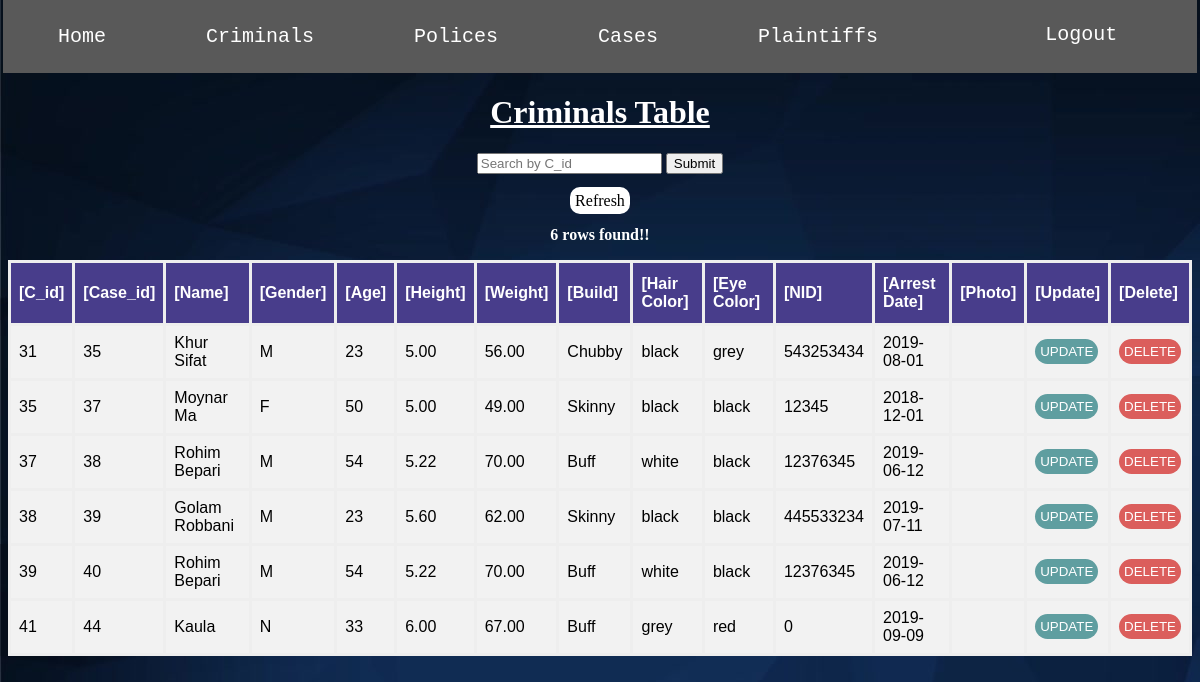
The page /public_html/tableCriminal.php (signed in) on the database its author committed.
### tables this page shows
CREATE TABLE `criminals` (
  `C_id` int(11) NOT NULL,
  `Case_id` int(11) DEFAULT NULL,
  `C_name` varchar(100) NOT NULL,
  `Gender` enum('M','F','N') NOT NULL,
  `Age` int(2) NOT NULL,
  `Height` double(3,2) NOT NULL,
  `Weight` double(5,2) NOT NULL,
  `Build` enum('Buff','Skinny','Chubby') NOT NULL,
  `Hair_color` varchar(20) NOT NULL,
  `Eye_color` varchar(20) NOT NULL,
  `NID` int(11) NOT NULL,
  `Arrest_date` date NOT NULL,
  `C_photo` blob DEFAULT NULL
);

### public_html/tableCriminal.php (the view, shortened to what this page needs)
<?php
    require 'nav.php';
    require 'database_config/connection.php';
    if( @$_GET['criminals'] === 'search' ){
        $table_sql = "SELECT * FROM criminals WHERE C_id=".$_POST['C_id'].";";
    }
    else{
        $table_sql = "SELECT * FROM criminals;";
    }
    $rows = mysqli_query($conn, $table_sql);
    $totalrows = mysqli_num_rows($rows);
?>
<!DOCTYPE html>
<html>
<head>
    <link rel="stylesheet" href="style-sheets/mystyle_table.css" type="text/css">
</head>
<body>
    <h1><u>Criminals Table</u></h1>
    <center>
        <form action="tableCriminal.php?criminals=search" method="post">
            <input name="C_id" type=number placeholder="Search by C_id" required>
            <input name="srch" type=submit>
            <br><br>
            <a id="rfrsh" href="tableCriminal.php">Refresh</a>
        </form>
    </center>
    <table>
       <caption><?php echo '<p><b>'.$totalrows.' rows found!!</b></p>' ?></caption>
        <tr>
            <th>[C_id]</th>
            <th>[Case_id]</th>
            <th>[Name]</th>
            <th>[Gender]</th>
            <th>[Age]</th>
            <th>[Height]</th>
            <th>[Weight]</th>
            <th>[Build]</th>
            <th>[Hair Color]</th>
            <th>[Eye Color]</th>
            <th>[NID]</th>
            <th>[Arrest Date]</th>
            <th>[Photo]</th>
            <th>[Update]</th>
            <th>[Delete]</th>
        </tr>
        <?php
            if($totalrows > 0){
               while( $row = mysqli_fetch_assoc($rows) ){
                   echo
                       "<tr>
                            <td>".$row['C_id']."</td>
                            <td>".$row['Case_id']."</td>
                            <td>".$row['C_name']."</td>
                            <td>".$row['Gender']."</td>
                            <td>".$row['Age']."</td>
                            <td>".$row['Height']."</td>
                            <td>".$row['Weight']."</td>
                            <td>".$row['Build']."</td>
                            <td>".$row['Hair_color']."</td>
                            <td>".$row['Eye_color']."</td>
                            <td>".$row['NID']."</td>
                            <td>".$row['Arrest_date']."</td>
                            <td>".$row['C_photo']."</td>
                            <td>
                            <form action='updateCriminal.php' method='POST'>
                                <input name='id' class='hide' type='number' value=".$row['C_id'].">
                                <input name='submit' id='editbtn' type='submit' value='UPDATE'>
                            </form>
                            </td>
                            <td>
                            <form action='database_config/del.php?tb=criminals' method='POST'>
                                <input name='id' class='hide' type='text' value=".$row['C_id'].">
                                <input name='submit' id='deletebtn' type='submit' value='DELETE' onclick='return checkdelete()'>
                            </form>
                            </td>
                        </tr>";
               }
            }
        ?>
    </table>
</body>
</html>

### public_html/nav.php (shortened to what this page needs)
<!DOCTYPE html>
<html>
<head>
    <link href="style-sheets/mystyle_nav.css" rel="stylesheet" type="text/css">
</head>
<body>
     <ul class="nav">
        <li><a href="HomePage.php">Home</a></li>
        <li><a href="tableCriminal.php?criminals">Criminals</a></li>
        <li><a href="tablePolice.php?polices">Polices</a></li>
        <li><a href="tableCase.php?cases">Cases</a></li>
        <li><a href="tablePlaintiff.php?plaintiffs">Plaintiffs</a></li>
        <a id="lgout" href="database_config/logout.php"> Logout </a>
     </ul>
</body>
</html>

### public_html/style-sheets/mystyle_nav.css (style rules this page uses)
body { background: url(../images/HomePage_background.jpg); }
.nav { position: relative; margin-top: -10px; margin-left: -5px; width: 100%; background-color: #595959; color: #ffffff; list-style: none; text-align: center; padding: 15px 5px 60px 5px; }
.nav li { float: left; }
.nav li a { position: relative; display: inline-block; border: none; text-decoration: none; font-size: 20px; border-radius: 100px; padding: 12px 50px; color: #ffffff; font-family: monospace; }
#lgout { text-decoration: none; color: white; position: absolute; right: 5%; font-family: monospace; font-size: 20px; border-radius: 20px; padding: 10px 20px; }

### public_html/style-sheets/mystyle_table.css (style rules this page uses)
h1, table p { color: white; text-align: center; font-family: cursive; }
table { font-family: "Trebuchet MS", sans-serif; border-collapse: collapse; width: 100%; }
table td, table th { border: 3px solid #eee; padding: 8px; }
table tr { background-color: #f2f2f2; }
table th { padding-top: 12px; padding-bottom: 12px; text-align: left; background-color: darkslateblue; color: white; }
#rfrsh { text-decoration: none; padding: 5px 5px; color: black; background-color: white; border-radius: 10px; }
#editbtn { color: white; border: none; background-color: cadetblue; border-radius: 20px; cursor: pointer; padding: 5px 5px; }
#deletebtn { color: white; border: none; background-color: #db5e5c; border-radius: 20px; cursor: pointer; padding: 5px 5px; }

### rows shown on the page
criminals: C_id "31", Case "35", C_name "Khur Sifat", Gender "M", Age "23", Height "5.00", Weight "56.00", Build "Chubby", Hair_color "black", Eye_color "grey", NID "543253434", Arrest_date "2019-08-01"
criminals: C_id "35", Case "37", C_name "Moynar Ma", Gender "F", Age "50", Height "5.00", Weight "49.00", Build "Skinny", Hair_color "black", Eye_color "black", NID "12345", Arrest_date "2018-12-01"
criminals: C_id "37", Case "38", C_name "Rohim Bepari", Gender "M", Age "54", Height "5.22", Weight "70.00", Build "Buff", Hair_color "white", Eye_color "black", NID "12376345", Arrest_date "2019-06-12"
criminals: C_id "38", Case "39", C_name "Golam Robbani", Gender "M", Age "23", Height "5.60", Weight "62.00", Build "Skinny", Hair_color "black", Eye_color "black", NID "445533234", Arrest_date "2019-07-11"
criminals: C_id "39", Case "40", C_name "Rohim Bepari", Gender "M", Age "54", Height "5.22", Weight "70.00", Build "Buff", Hair_color "white", Eye_color "black", NID "12376345", Arrest_date "2019-06-12"
criminals: C_id "41", Case "44", C_name "Kaula", Gender "N", Age "33", Height "6.00", Weight "67.00", Build "Buff", Hair_color "grey", Eye_color "red", NID "0", Arrest_date "2019-09-09"

### other values the page prints
$totalrows "6"
